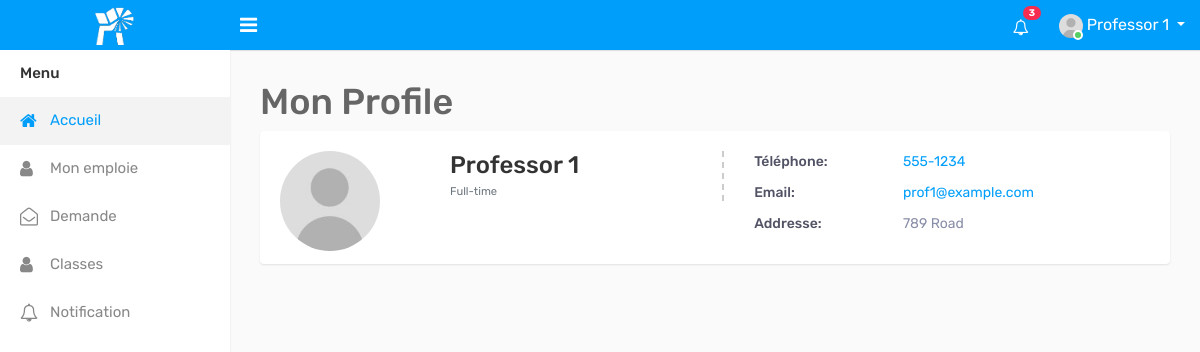
The app's page /enseignant/profile.php (signed in) with its own data.
### tables this page shows
CREATE TABLE `enseignant` (
  `id_enseignant` int(11) NOT NULL,
  `nom_enseignant` varchar(50) NOT NULL,
  `email_enseignant` varchar(50) NOT NULL,
  `adresse` varchar(50) NOT NULL,
  `telephone` varchar(50) NOT NULL,
  `statut_enseignant` varchar(50) NOT NULL,
  `password` varchar(50) NOT NULL
);

### enseignant/profile.php (the view, shortened to what this page needs)
<?php
require_once 'config.php';
$email = $_SESSION['email_enseignant'];
$query = "SELECT * FROM enseignant WHERE email_enseignant = ?";
$stmt = $mysqli->prepare($query);
$stmt->bind_param('s', $email);
$stmt->execute();
$result = $stmt->get_result();
$enseignant = $result->fetch_assoc();
?>
<!DOCTYPE html>
<html lang="en">
<head>
    <link rel="stylesheet" type="text/css" href="assets/css/bootstrap.min.css">
    <link rel="stylesheet" type="text/css" href="assets/css/font-awesome.min.css">
    <link rel="stylesheet" type="text/css" href="assets/css/style.css">
</head>
<body>
    <div class="main-wrapper">
        <div class="header">
            <div class="header-left">
                <a href="enseignant.php" class="logo">
                    <img src="assets/img/mundiap.png" width="40" height="40">
                </a>
            </div>
            <a id="toggle_btn" href="javascript:void(0);"><i class="fa fa-bars"></i></a>
            <ul class="nav user-menu float-right">
                <li class="nav-item dropdown d-none d-sm-block">
                    <a href="#" class="dropdown-toggle nav-link" data-toggle="dropdown"><i class="fa fa-bell-o"></i> <span class="badge badge-pill bg-danger float-right">3</span></a>
                </li>
                <li class="nav-item dropdown has-arrow">
                    <a href="#" class="dropdown-toggle nav-link user-link" data-toggle="dropdown">
                        <span class="user-img"><img class="rounded-circle" src="assets/img/user.jpg" width="40" alt="nom etudiant">
                            <span class="status online"></span></span>
                        <span><?php echo $_SESSION['enseignant']; ?></span>
                    </a>
                </li>
            </ul>
        </div>
        <div class="sidebar" id="sidebar">
            <div class="sidebar-inner slimscroll">
                <div id="sidebar-menu" class="sidebar-menu">
                    <ul>
                        <li class="menu-title">Menu</li>
                        <li class="active">
                            <a href="enseignant.php"><i class="fa fa-home"></i> <span>Accueil</span></a>
                        </li>
                        <li>
                            <a href="monemploie.php"><i class="fa fa-user"></i> <span>Mon emploie</span></a>
                        </li>
                        <li>
                            <a href="demande.php"><i class="fa fa-envelope-open-o"></i> <span>Demande</span></a>
                        </li>
                        <li>
                            <a href="classe.php"><i class="fa fa-user"></i> <span>Classes</span></a>
                        </li>
                        <li>
                            <a href="notification.php"><i class="fa fa-bell-o"></i> <span>Notification</span></a>
                        </li>
                    </ul>
                </div>
            </div>
        </div>
        <div class="page-wrapper">
            <div class="content">
                <div class="row">
                    <div class="col-sm-7 col-6">
                        <h1>Mon Profile</h1>
                    </div>
                </div>
                <div class="card-box profile-header">
                    <div class="row">
                        <div class="col-md-12">
                            <div class="profile-view">
                                <div class="profile-img-wrap">
                                    <div class="profile-img">
                                        <a href="#"><img class="avatar" src="assets/img/user.jpg" alt=""></a>
                                    </div>
                                </div>
                                <div class="profile-basic">
                                    <div class="row">
                                        <div class="col-md-5">
                                            <div class="profile-info-left">
                                                <h3 class="user-name m-t-0 mb-0"><?php echo $enseignant['nom_enseignant']; ?></h3>
                                                <small class="text-muted"><?php echo $enseignant['statut_enseignant']; ?></small>
                                            </div>
                                        </div>
                                        <div class="col-md-7">
                                            <ul class="personal-info">
                                                <li>
                                                    <span class="title">Téléphone:</span>
                                                    <span class="text"><a href="#"><?php echo $enseignant['telephone']; ?></a></span>
                                                </li>
                                                <li>
                                                    <span class="title">Email:</span>
                                                    <span class="text"><a href="#"><?php echo $enseignant['email_enseignant']; ?></a></span>
                                                </li>
                                                <li>
                                                    <span class="title">Addresse:</span>
                                                    <span class="text"><?php echo $enseignant['adresse']; ?></span>
                                                </li>
                                            </ul>
                                        </div>
                                    </div>
                                </div>
                            </div>
                        </div>
                    </div>
                </div>
            </div>
        </div>
    </div>
</body>
</html>

### records on screen
enseignant: nom_enseignant "Professor 1", statut_enseignant "Full-time", telephone "555-1234", email_enseignant "prof1@example.com", adresse "789 Road"

### other values on screen
$_SESSION['enseignant'] "Professor 1"
